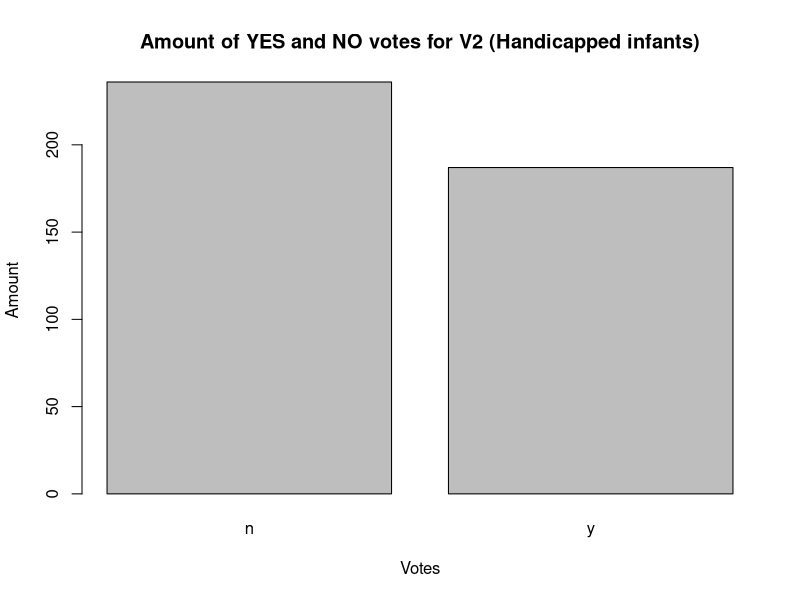
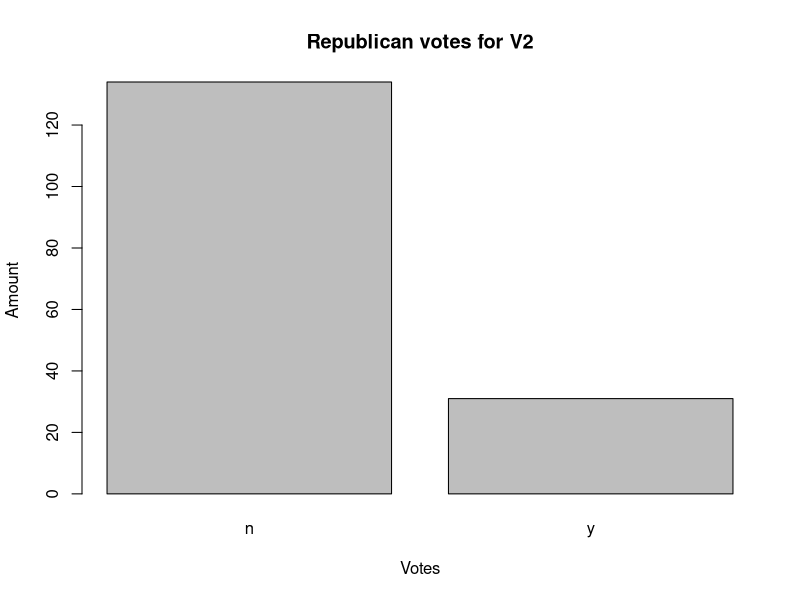
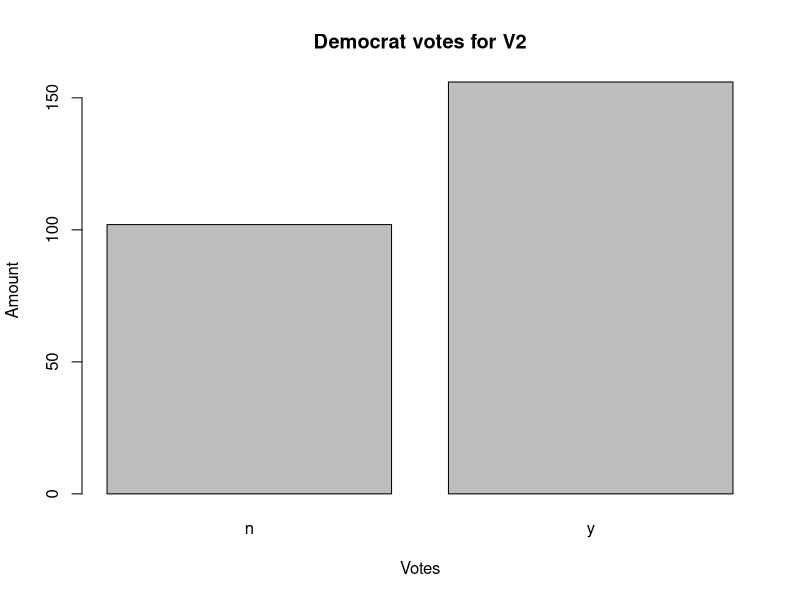
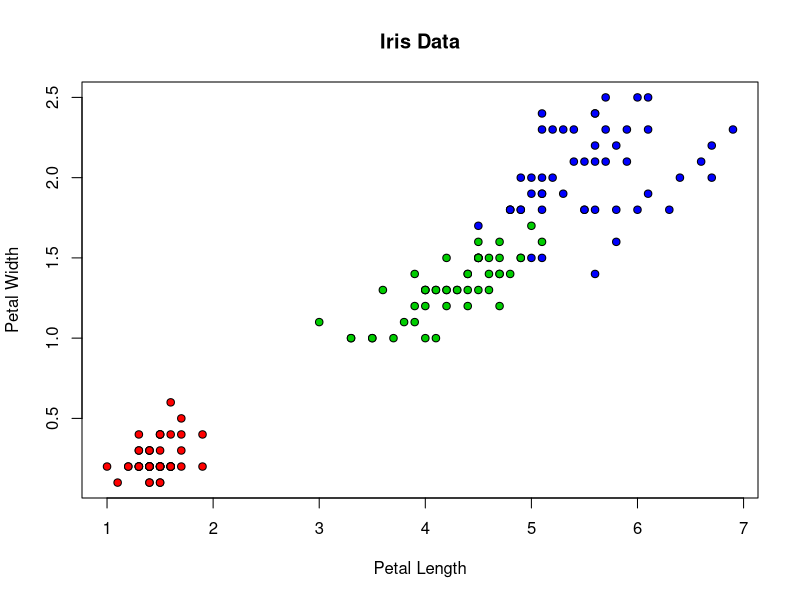
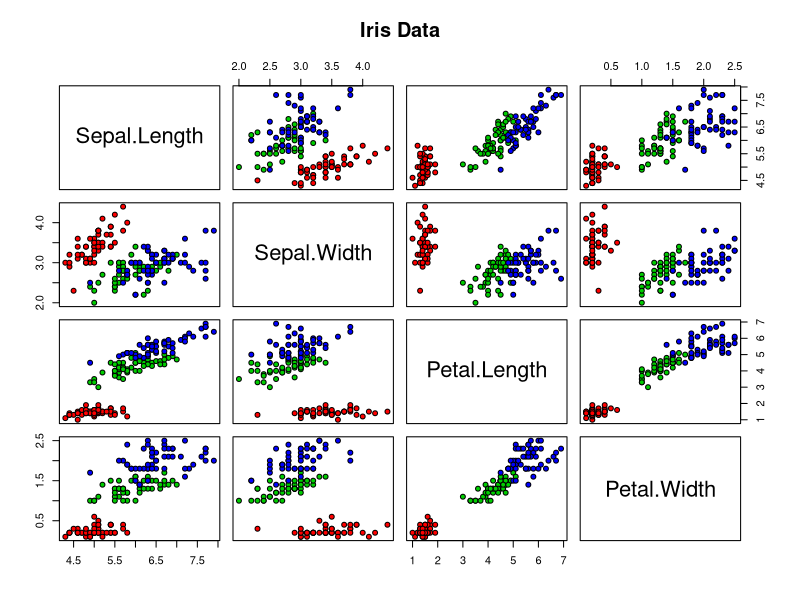
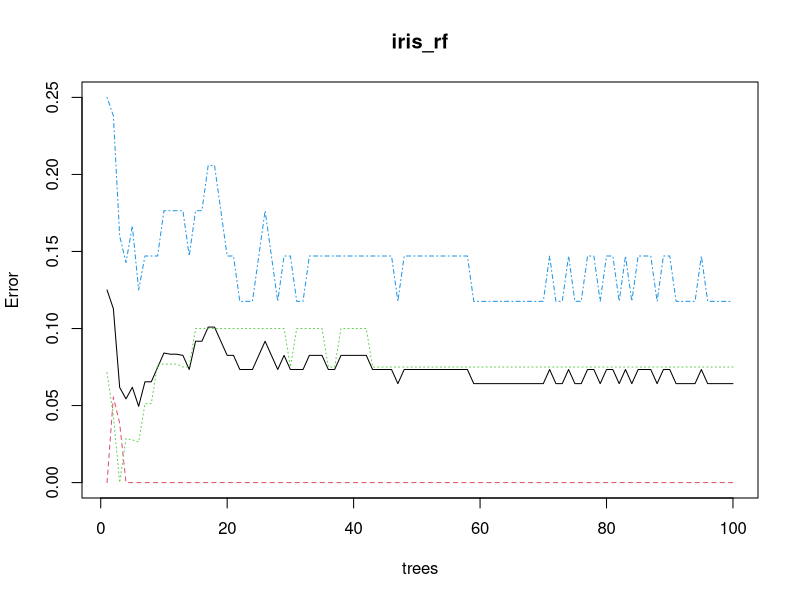
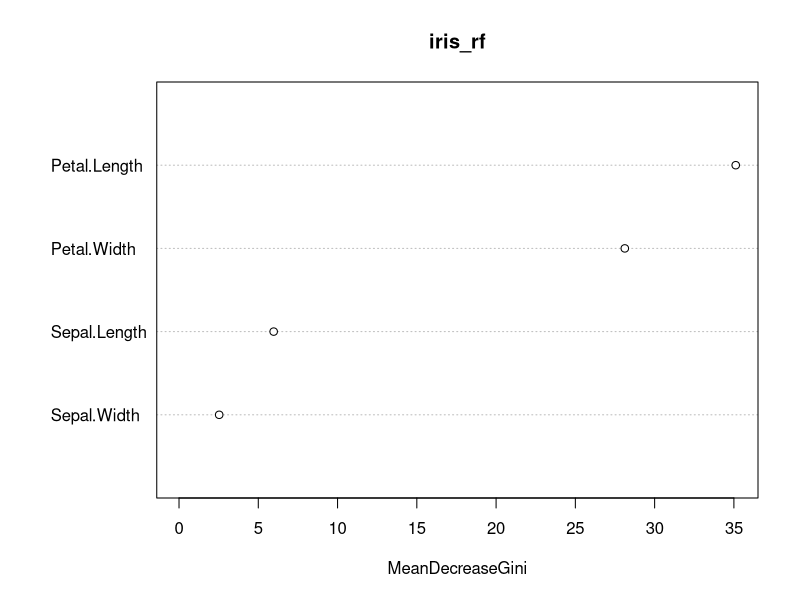

Reproduce these figures in R, in order.
#
###################################################
# Exercise 3.1                                    #
###################################################
# Show/argue that the odds-ratio in eq.(7)        #
# can be written as the inequality (eq.(8))       #
# between the ratio of the prior probabilities    #
# and the posterior probabilities.                #
###################################################
#  
#  ####################################################
#  # IF SYMBOLS LOOK MESSED UP                        #
#  # Click File > Reopen with Encoding > Select UTF-8 #
#  ####################################################
#
#
#  ℙ(∏1 | x)
#             >  1
#  ℙ(∏2 | X)
#
# <=>
# 
#      f1(x) π1
#  __________________             
#  f1(x)π1 + f2(x)π2
# ______________________  > 1                             
#      f2(x) π2
#  _________________
#  f1(x)π1 + f2(x)π2
#
# <=>
#
#    f1(x)π1      > 1
# _____________               Cross multiply 
#    f2(x)π2      > 1
#
# <=>
# 
# f1(x)π1 > f2(x)π2
#
# <=>
#
#  f1(x)      π2
# _______  > ____
#  f2(x)      π1
#
#                  □

#################################################
# Exercise 3.2a                                 #
#################################################
# Source:                                       #############################################################
# https://eight2late.wordpress.com/2015/11/06/a-gentle-introduction-to-naive-bayes-classification-using-r/  #
#############################################################################################################
setwd("~/Documents/rprojects/dataScience")

# install.packages("mlbench")
# Load the mlbench library, which contains the HouseVote84
library(mlbench)
# Load the dataset
data("HouseVotes84")

# Barplots for specific elements
## Plot for all Yes and No
plot(as.factor(HouseVotes84[, 2]))
title(main = "Amount of YES and NO votes for V2 (Handicapped infants)", xlab = "Votes", ylab = "Amount")

## By Party
### Republicans
plot(as.factor(HouseVotes84[HouseVotes84$Class == "republican", 2]))
title(main = "Republican votes for V2", xlab = "Votes", ylab = "Amount")

## Democrats
plot(as.factor(HouseVotes84[HouseVotes84$Class == "democrat", 2]))
title(main = "Democrat votes for V2", xlab = "Votes", ylab = "Amount")


#################################################
# Exercise 3.2b                                 #
#################################################

# Taking care of missing values before we actually use Naive Bayes
## Function to return number of NA's by vote and class (democrat or republican)
na_by_col_class <- 
  function(col, cls) {
    return(sum(
      is.na(
        HouseVotes84[, col]
      ) &
        HouseVotes84$Class == cls
      )
    )
  }

## Function for the conditional probability that a member of a party will cast y 
## for a topic, based on all members of te party who cast a vote (without NA)
p_y_col_class <- 
  function(col, cls){
    sum_y <- sum(
      HouseVotes84[, col] == "y" & 
        HouseVotes84$Class == cls, 
      na.rm = TRUE
    )
    sum_n <- sum(
      HouseVotes84[, col] == "n" &
        HouseVotes84$Class == cls,
      na.rm = TRUE
    )
    return(sum_y / (sum_y + sum_n))
  }

## Checking if the functions actually worked
p_y_col_class(2, "democrat")
p_y_col_class(2, "republican")
na_by_col_class(2, "democrat")
na_by_col_class(2, "republican")

## Replace missing values by randomly assigning y or n to NA's
### Uniform distribution is used used to set the NA value to yes if the random numer returned
### is less than the probability of a yes vote and to no otherwise.
for (i in 2:ncol(HouseVotes84)) {
  if (sum(is.na(HouseVotes84[, i]) > 0)) {
    c1 <- which(is.na(HouseVotes84[, i]) & HouseVotes84$Class == "democrat", arr.ind = TRUE)
    c2 <- which(is.na(HouseVotes84[, i]) & HouseVotes84$Class == "republican", arr.ind = TRUE)
    HouseVotes84[c1, i] <-
      ifelse(runif(na_by_col_class(i, "democrat")) < p_y_col_class(i, "democrat"), "y", "n")
    HouseVotes84[c2, i] <-
      ifelse(runif(na_by_col_class(i, "republican")) < p_y_col_class(i, "republican"), "y", "n")
  }
}

# View the new dataset
View(HouseVotes84)

# Now we are ready to actually work with the dataset and do some Naive Bayes

# Divide into test and training sets
# Create new col "train" and assign 1 or 0 in 80/20 proportion via random uniform dist
HouseVotes84[, "train"] <- 
  ifelse(runif(nrow(HouseVotes84)) < 0.80, 1, 0)

# Get col number of train / test indicator column (needed a bit later)
trainColNum <- grep("train", names(HouseVotes84))

# Seperate training and test sets and remove training column before modeling
trainHouseVotes84 <- HouseVotes84[HouseVotes84$train == 1, -trainColNum]
testHouseeVotes84 <- HouseVotes84[HouseVotes84$train == 0, -trainColNum]

# Finally we can now build the freaking Naive Bayes model

#install.packages("e1071")

# We need this library! As it contains the algorithm made nicely available for us!
library(e1071) 

# the Class~. means, the dependent variable (to be predicted) appears on the left hand side
# of the ~ and the independent variables (predictors or features) are on the right hand side.
# The dot is simply shorthand for "all variable other than the dependent one". And then we 
# have the dataframe (trainHouseVotes84)
nb_model <- naiveBayes(Class~. , data = trainHouseVotes84)

# Lets look at the model. Three differents ways to do that.
nb_model
summary(nb_model)
str(nb_model)

#################################################
# Exercise 3.2c                                 #
#################################################
# Time to do some predicting
# This is done by feeding test data into our model (nb_model) and then comparing with known
# values. As always a confusion matrix will be used.

# Dun dun dun!
nb_test_predict <- predict(nb_model, testHouseeVotes84[, -1])
# The confusion matrix
table(pred = nb_test_predict, true = testHouseeVotes84$Class)
# As seen in the confusion matrix, the algorithm has correctly classified 
# 43 out of 48 (43+5) democrats and 26 out of 30 republicans. Not bad!
# The values might vary on your NON-Linux computers.

#################################################
# Exercise 3.2d                                 #
#################################################
# Fractions of correct predictions
mean(nb_test_predict == testHouseeVotes84$Class)

#################################################
# Exercise 3.2e                                 #
#################################################
# One is the loneliest number, therefore we do things multiple times!

# Function to create, run and record model results
nb_multiple_runs <- function(train_fraction,n){
  fraction_correct <- rep(NA,n)
  for (i in 1:n){
    HouseVotes84[,"train"] <- ifelse(runif(nrow(HouseVotes84))<train_fraction,1,0)
    trainColNum <- grep("train",names(HouseVotes84))
    trainHouseVotes84 <- HouseVotes84[HouseVotes84$train==1,-trainColNum]
    testHouseVotes84 <- HouseVotes84[HouseVotes84$train==0,-trainColNum]
    nb_model <- naiveBayes(Class~.,data = trainHouseVotes84)
    nb_test_predict <- predict(nb_model,testHouseVotes84[,-1])
    fraction_correct[i] <- mean(nb_test_predict==testHouseVotes84$Class)
  }
  return(fraction_correct)
}

# 20 runs, 80% of data randomly selected for training set in each run
fraction_correct_predictions <- nb_multiple_runs(0.8, 20)
fraction_correct_predictions

# Summary of results
summary(fraction_correct_predictions)

# Standard Deviation
sd(fraction_correct_predictions)

# That is it for exercise 3.2

#################################################
# Exercise 3.3a                                 #
#################################################
# Source:                                       #####################################
# https://www2.warwick.ac.uk/fac/sci/moac/people/students/peter_cock/r/iris_plots/  #
#####################################################################################

# Lets do some fancy colourful plotting
plot(iris$Petal.Length, iris$Petal.Width, pch = 21, bg = c("red", "green3", "blue")
     [unclass(iris$Species)], main = "Iris Data", xlab = "Petal Length", ylab = "Petal Width")

# As illustrated in the scatterplot the different species are different in length and width
# Now, how do the other variables behave?
# For this we can use "pairs" command, which pairs scatterplots into a matrix
pairs(iris[1:4], main = "Iris Data", pch = 21, bg = c("red", "green3", "blue")
      [unclass(iris$Species)])

# Can probably be done even fancier!

#################################################
# Exercise 3.3b                                 #
#################################################
# Source:                                       #
# http://rischanlab.github.io/RandomForest.html #
#################################################

# Lets make a forest out of the flowers

# Divide the data into 0.7 / 0.3 training and test data
ind <- sample(2,nrow(iris),replace = TRUE, prob = c(0.7,0.3))
trainData <- iris[ind == 1, ]
testData <- iris[ind == 2, ]

#################################################
# Exercise 3.3c                                 #
#################################################
#install.packages("randomForest")
library(randomForest)

# Generate random forest learning trees
iris_rf <- randomForest(Species~.,data=trainData,ntree=100,proximity=TRUE)
table(predict(iris_rf), trainData$Species)

print(iris_rf)

plot(iris_rf)

importance(iris_rf)
varImpPlot(iris_rf)

#################################################
# Exercise 3.3d                                 #
#################################################
# Random Forest for testing data
irisPred<-predict(iris_rf,newdata=testData)
# Confusion Matrix
table(irisPred, testData$Species)
